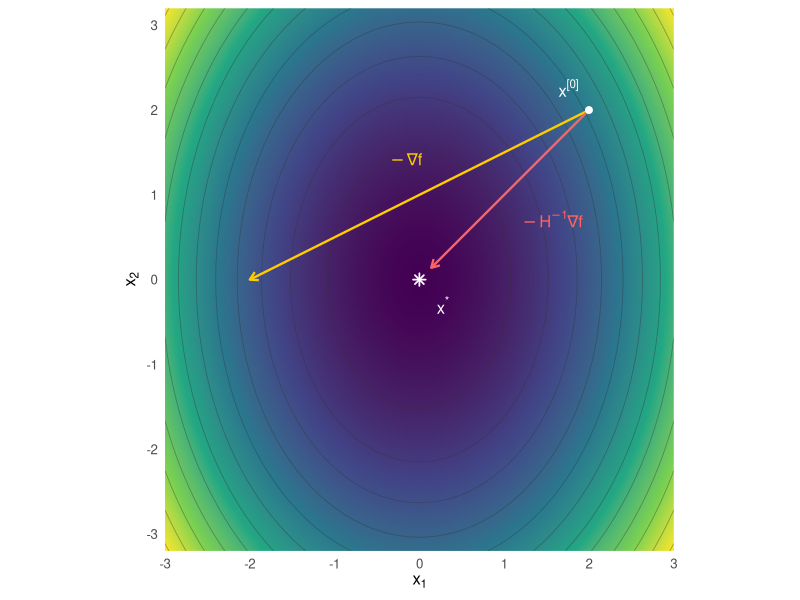

Recreate this plot in R.
# Used in: slides/05-multivariate-second-order/slides-multivar-second-order-1-newton-raphson.tex
#
# Analytical example of the deck, visualized:
#
#   f(x1, x2) = x1^2 + x2^2 / 2,   x0 = (2, 2),   x* = (0, 0)
#
# The Newton direction -H^-1 grad f points straight at the center of the
# elliptical contours, so a single step lands exactly on x*, while the
# steepest-descent direction (drawn with the same length) misses it: the
# inverse Hessian rescales the gradient per coordinate.

library(ggplot2)

f <- function(x1, x2) x1^2 + x2^2 / 2
f_grad <- function(x) c(2 * x[1], x[2])
f_hess <- matrix(c(2, 0, 0, 1), nrow = 2)

x0 <- c(2, 2)
newton_step <- -solve(f_hess, f_grad(x0))
x1_new <- x0 + newton_step

# negative gradient at its true length: both steps move by -2 in x2 (scaled by
# 1 by H^-1), while the Newton step moves half as far in x1 (scaled by 1/2),
# so both arrows end on the line x2 = 0
sd_end <- x0 - f_grad(x0)

grid <- expand.grid(
  x1 = seq(-3, 3, length.out = 241),
  x2 = seq(-3.2, 3.2, length.out = 241)
)
grid$z <- f(grid$x1, grid$x2)

# trace colors of the chapter (see NR.R)
col_newton <- "#ff6262"
col_sd <- "#ffcc00"
arrow_style <- arrow(length = unit(0.09, "inches"))
label_size <- 4.2

p <- ggplot(grid, aes(x = x1, y = x2, z = z)) +
  geom_raster(aes(fill = z), interpolate = TRUE) +
  geom_contour(color = "grey20", alpha = 0.4, linewidth = 0.3, bins = 14) +
  scale_fill_viridis_c() +
  guides(fill = "none") +
  annotate(
    "segment",
    x = x0[1],
    y = x0[2],
    xend = sd_end[1],
    yend = sd_end[2],
    arrow = arrow_style,
    linewidth = 0.8,
    color = col_sd
  ) +
  annotate(
    "segment",
    x = x0[1],
    y = x0[2],
    xend = x1_new[1] + 0.07 * (x0[1] - x1_new[1]),
    yend = x1_new[2] + 0.07 * (x0[2] - x1_new[2]),
    arrow = arrow_style,
    linewidth = 0.8,
    color = col_newton
  ) +
  annotate("point", x = x0[1], y = x0[2], size = 2, color = "white") +
  annotate("point", x = 0, y = 0, shape = 8, size = 2.4, stroke = 0.9, color = "white") +
  annotate(
    "text",
    x = x0[1] - 0.24,
    y = x0[2] + 0.26,
    label = "x^{'[0]'}",
    parse = TRUE,
    size = label_size,
    color = "white"
  ) +
  annotate(
    "text",
    x = 0.28,
    y = -0.3,
    label = "x^'*'",
    parse = TRUE,
    size = label_size,
    color = "white"
  ) +
  annotate(
    "text",
    x = 1.22,
    y = 0.72,
    label = "-H^{-1} * nabla * f",
    parse = TRUE,
    size = label_size,
    hjust = 0,
    color = col_newton
  ) +
  annotate(
    "text",
    x = -0.15,
    y = 1.42,
    label = "-nabla * f",
    parse = TRUE,
    size = label_size,
    hjust = 0.5,
    color = col_sd
  ) +
  coord_fixed(xlim = c(-3, 3), ylim = c(-3.2, 3.2), expand = FALSE) +
  labs(x = expression(x[1]), y = expression(x[2])) +
  theme_minimal(base_size = 12) +
  theme(panel.grid.minor = element_blank())

ggsave(
  filename = "../figure/NR_quadratic_form.png",
  plot = p,
  width = 3.6,
  height = 3.6,
  dpi = 300
)
